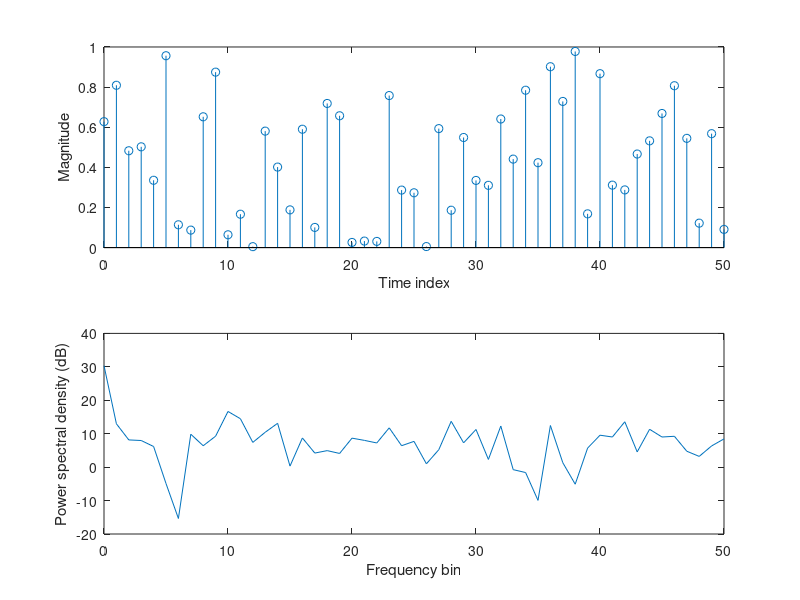
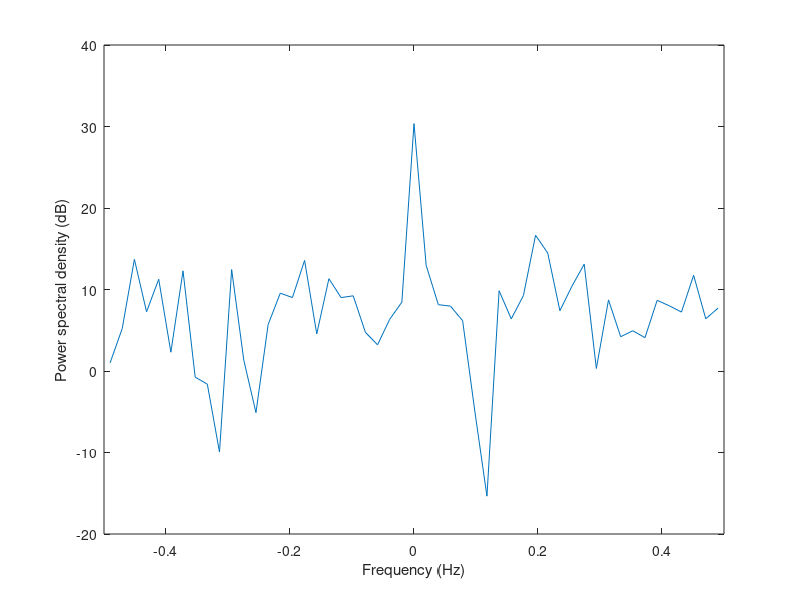
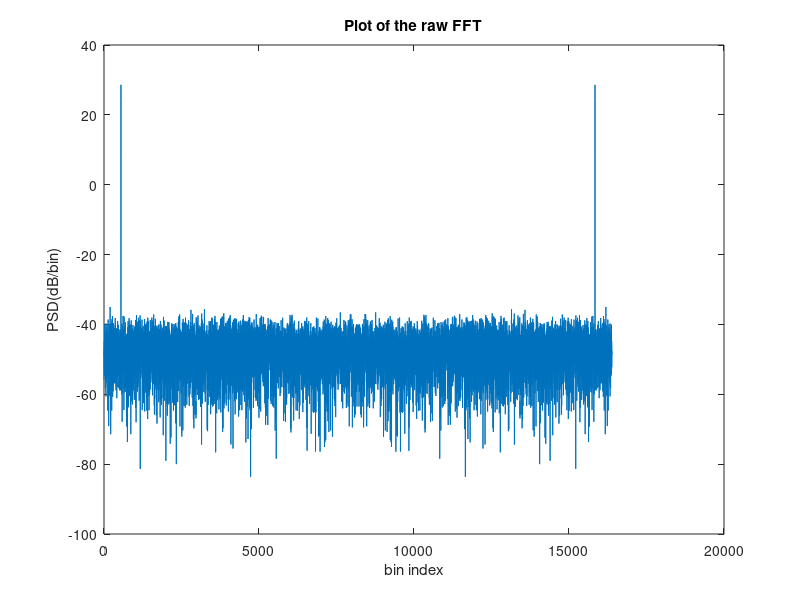
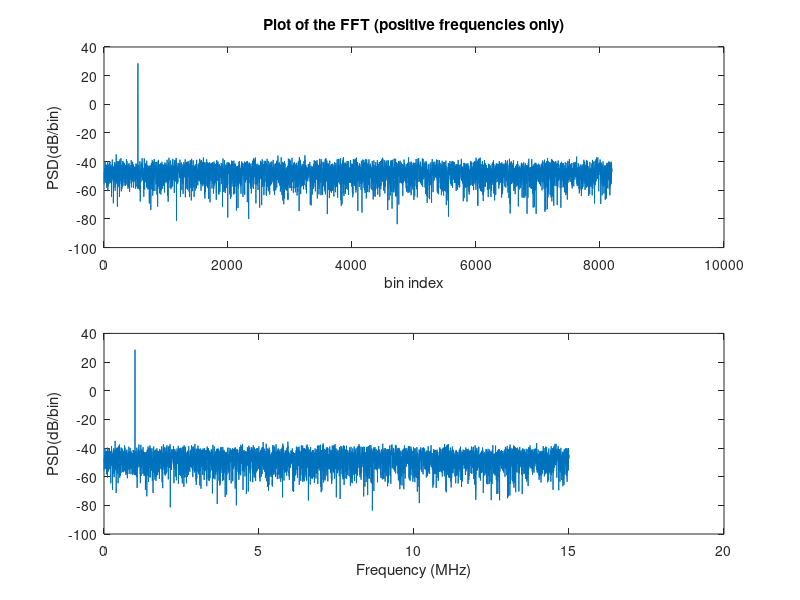

MATLAB code for these plots, in order:
%%%%%%%%%%%Sinus Generation%%%%%%%%%%%%%%
t_sim = 0:0.01:10 ; % Time is inherently sampled
y = cos(2*pi*t_sim);  % Cosinus is also sampled
plot(t_sim,y)



%%%%%%%%%%%Sinus Generation -discrete%%%%%%%%%%%%%%

t_sim = 0:0.1:3;
y  = cos(2*pi*t_sim);
% Prepare figure with two plots
subplot(211) % Use stem to display the sampled sequence
stem(t_sim,y,'linewidth',2)
xlabel('time')
ylabel('y')

% Enable second plot
subplot(212) % Use plot to display the sampled sequence
plot(t_sim,y,':o')
xlabel('time')
ylabel('y')

%%%%%%%%%%% Quantization Code%%%%%%%%%%%%%%
t_sim = 0:0.01:2;
Vref = 1.5; Nbits = 4;
x = 1.35*cos(2*pi*1*t_sim);
quantizedInput = floor((x+Vref)*2^(Nbits-1)/Vref); % Quantizing the sampled data
quantizedInput(quantizedInput<0)  = 0; % Clipping Down 
quantizedInput(quantizedInput>2^Nbits-1) = 2^Nbits-1; % Clipping Up
DigOutput = (quantizedInput-2^(Nbits-1))/2^(Nbits-1)*Vref+Vref/2^Nbits;
stem(t_sim,DigOutput) ; xlabel('Temps (s)') ; ylabel('Sortie Quantifiee')

%%%%%%%%%%% Up Sampling %%%%%%%%%%%%%%
fs = 10;
tstop = 1.75;
t = 0:1/fs:tstop;
f = 1;
y = cos(2*pi*f*t);
USR  = 4; % upsampling ratio
fs_up  = fs*USR;
y_up = zeros(1,(length(y)-1)*USR+1);
y_up(1:USR:end) = y;
t_up = 0:1/fs_up:t(end);

%%%%%%%%%%% Up Sampling %%%%%%%%%%%%%%
fs = 10;
tstop = 1.75;
t = 0:1/fs:tstop;
f = 1;
y = cos(2*pi*f*t);
DSR = 4;
fs_down = fs/DSR;
y_down = y(1:DSR:end);
t_down = 0:1/fs_down:tstop;




%%%%%%%%%%% Random signal spectrum %%%%%%%%%%%%%%
Fs = 1;
x = rand(51,1) + 1i*rand(51,1); % Complex signal
Xpsd = abs(fft(x)).^2; % Note the dot ! Note the square !
Nx  = length(Xpsd); % length of the FFT, also length of x
bin_freq_val = [0:Nx-1];
subplot(2,1,1); stem(0:Nx-1,real(x))
xlabel('Time index');
 ylabel('Magnitude')
subplot(2,1,2); plot(bin_freq_val,10*log10(Xpsd)) % Note the 10xlog10 !
xlabel('Frequency bin'); ylabel('Power spectral density (dB)')

figure()
bin_freq_val_shift = -(Nx-1)/2 : (Nx-1)/2;
freq_val_shift = bin_freq_val_shift/Nx*Fs;
plot(freq_val_shift,fftshift(10*log10(Xpsd))) ; xlim(0.5*[-1 1])
xlabel('Frequency (Hz)'); ylabel('Power spectral density (dB)')

%%%%%%%%%%%%%%%%%%%%%%% Power and error Calculation basics%%%%%%%%%%%%%%%%%
clear;
close all;

Nsim    = 2^14;                         % Number of points of the simulation
Fs      = 30e6;                         % Sampling Frequency
Ts      = 1/Fs;                         % Sampling Period
t_sim   = 0:Ts:(Nsim-1)*Ts;             % Time Vector
t_sim   = reshape(t_sim,Nsim,1);        % Reshape Row vector to Column vector

fsig_or   = 1e6;                        % Input frequency (Hz)
sig_bin   = round(fsig_or/Fs*Nsim);     % Input bin of the signal frequency
fsig      = sig_bin*Fs/Nsim;            % re-adjusting in a signal bin

Amp   = 1;                              % Signal Amplitude
x     = Amp*sin(2*pi*fsig*t_sim);       % Input signal generation

sigma_noise   = 0.01;                   % Sigma of the noise (Ecart type)
x_noi         = x+sigma_noise*randn(size(t_sim));  % Adding noise to the signal
error         = x_noi - x;              % Calculating the error

PS_theo   = Amp.^2/2;                   % Theoretical Average Signal power
PN_theo   = sigma_noise.^2;             % Theoretical error or noise power
SNR_theo  = 10*log10(PS_theo/PN_theo);  % Theoretical SNR
disp(['The theoretical SNR is ', num2str(SNR_theo), ' dB'])

PS_time   = mean(x.^2);                 % Empirical time domain Signal power 
PN_time   = mean(error.^2);             % Empirical time domain error or noise power 
SNR_time  = 10*log10(PS_time/PN_time);  % Empirical time domain SNR 
disp(['The time domain SNR is ', num2str(SNR_time), ' dB'])

Nx_noi    = length(x_noi);
win       = blackman(Nx_noi,'periodic');   % Calculating the window
x_noiPSD  = abs(fft(x_noi(:).*win(:))).^2; % Calculating the PSD other windowed signal
x_noiPSD  = x_noiPSD/Nx_noi;               % Normalizing with respect to the length

figure()
plot(10*log10(x_noiPSD))
xlabel('bin index')
ylabel('PSD(dB/bin)') 
title('Plot of the raw FFT');

figure()
subplot(2,1,1)
plot(10*log10(x_noiPSD(1:Nsim/2)))
xlabel('bin index')
ylabel('PSD(dB/bin)') 
title('Plot of the FFT (positive frequencies only)');

subplot(2,1,2)
f_step  = Fs/Nsim;
f       = 0:f_step:(Nsim/2-1)*f_step;
plot(f/1e6,10*log10(x_noiPSD(1:Nsim/2)))
xlabel('Frequency (MHz)')
ylabel('PSD(dB/bin)') 


err_bin   = [1 , Nsim/2];   % beggining and end of the useful band (here, Nyquist band)
nintsig   = 2;              % Number of points around the useful signal to integrate
PS_freq   = sum(x_noiPSD(sig_bin+1-nintsig:sig_bin+1+nintsig)); % Empirical frequency domain Signal power 
PN_freq   = sum(x_noiPSD(1:Nsim/2))-PS_freq;                    % Empirical frequency domain Noise or error power
SNR_freq  = 10*log10(PS_freq/PN_freq);
disp(['The frequency domain SNR is ', num2str(SNR_freq), ' dB'])


